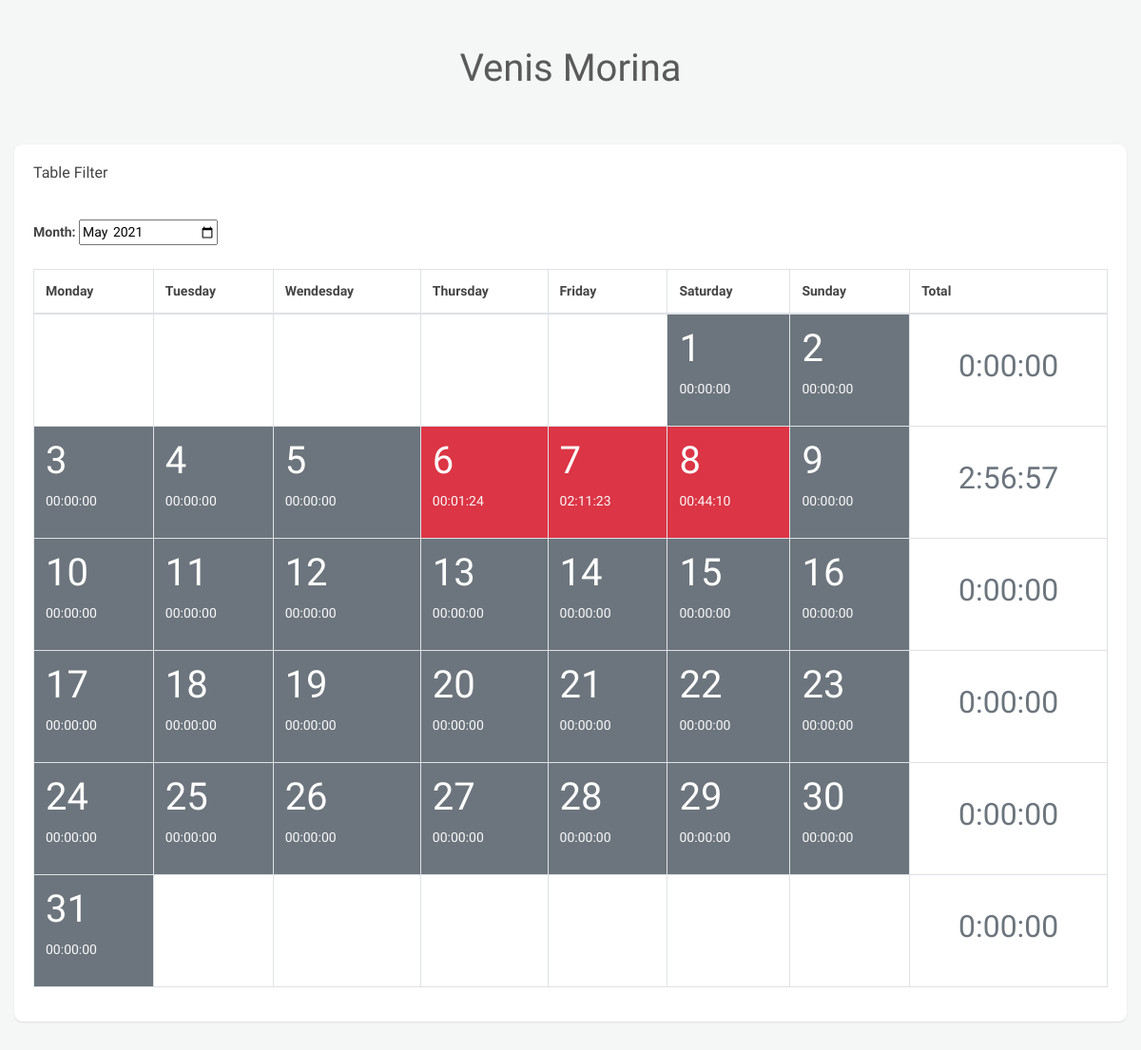
/user/45, run on an earlier commit of the app's database.
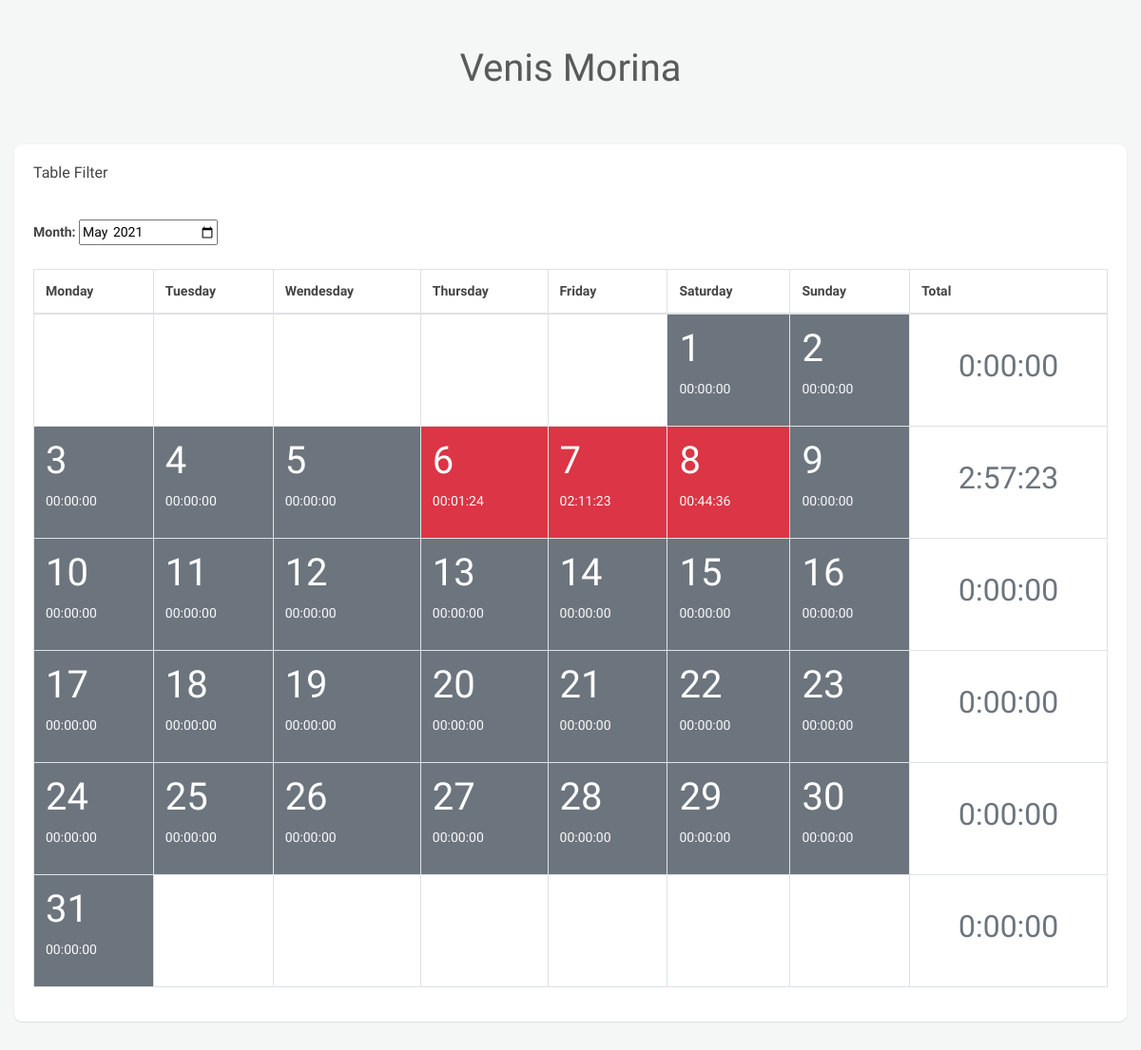
And on a later commit of the database.
### sendreq/models.py (models this page shows, shortened)
class Detection(models.Model):
    user = models.ForeignKey(myUser, on_delete=models.CASCADE)
    date = models.DateTimeField(default = None)
    image = models.ImageField(default='default.jpg', upload_to="detections")
    type = models.IntegerField(default = 0)
    work_time = models.CharField(max_length = 11, default = "00:00:00")
    @classmethod
    def get_last(self, user, date = datetime.date(datetime.now())):
        return self.objects.filter(date__date = date, user = user).last()

### cpanel/views.py (the view)
# urls.py: path('user/<int:pk>', views.User, name = "cpanel-user"),
def User(request,pk):
    user = myUser.objects.filter(pk=pk).first()
    title = user.name
    year = datetime.now().year
    month = datetime.now().month
    if month < 10:
        month_year = str(year) + "-0" + str(month)
    else:
        month_year = str(year) + "-" + str(month)
    if request.POST:
        month_year = request.POST['month']
        month = int(month_year.split("-")[1])
        year = int(month_year.split("-")[0])
    data = []
    weeks = calendar.monthcalendar(year, month)
    for days in weeks:
        week = {}
        i = 0
        total = timedelta(0)
        for day in days:
            i += 100
            if day == 0:
                week[i] = "0"
            else:
                time = user.today_time(date(year, month, day))
                week[day] = time
                total = total + timedelta(hours=int(time.split(":")[0]), minutes=int(time.split(":")[1]), seconds=int(time.split(":")[2]))
        week["Total"] = str(total)
        data.append(week)
    context = {"data" : data, "user" : user, "month" : month_year, "title": title }
    return render(request, 'cpanel/user.html', context)

### cpanel/templatetags/method.py (called while the page is built)
@register.simple_tag
def call_method(obj, method_name, *args):
    method = getattr(obj, method_name)
    return method(*args)

### sendreq/functions.py (called while the page is built)
def time_to_float(time, datetime = False):
    if datetime:
        time = time_to_str(time)
    return float(time.replace(":",""))

### sendreq/models.py (called while the page is built)
    def today_time(self, date = datetime.now()):
        try:
            return Detection.get_last(self, date).work_time
        except:
            return "00:00:00"

    def today_type(self, time = None):
        if time == None:
            time = self.today_time()
        time = time_to_float(time)
        if time == 0:
            return 0
        if time >= time_to_float(self.work_hours) * 0.9:
            return 1
        elif time >= time_to_float(self.work_hours) * 0.6:
            return 2
        else:
            return 3

    def today_time_color(self, time = None):
        if time == None:
            time = self.today_time()
        array = ["secondary","success","warning","danger"]
        return array[self.today_type(time)]

### cpanel/templates/cpanel/user.html (shortened to what this page needs)
{% extends 'cpanel/main.html' %}
{% block content %}
{% load method %}
    <div id="content mt-10">
        <div class="">
            <div class="clearfix mt-10">
                <div class="col-lg-12 ">
                    <div class="card">
                        <div class="header">
                            <h2>Table Filter</h2>
                        </div>
                        <div class="body">
                            <form id="monthForm" method="post">
                                <label for="start">Month:</label>
                                <input required type="month" onchange="submitMonthForm()" id="month" name="month" value="{{ month }}">
                            </form>
                            <div class="table-responsive m-t-20">
                                <table class="table table-bordered">
                                    <thead>
                                        <tr>
                                            <th>
                                                Monday
                                            </th>
                                            <th>
                                                Tuesday
                                            </th>
                                            <th>
                                                Wendesday
                                            </th>
                                            <th>
                                                Thursday
                                            </th>
                                            <th>
                                                Friday
                                            </th>
                                            <th>
                                                Saturday
                                            </th>
                                            <th>
                                                Sunday
                                            </th>
                                            <th>
                                                Total
                                            </th>
                                        </tr>
                                    </thead>
                                    <tbody>
                                        {% for week in data %}
                                           <tr data-status="approved">
                                                {% for day, time in week.items %}
                                                    {% if time == '0' %}
                                                        <td></td>
                                                    {% elif day == 'Total' %}
                                                        <td class="text-center">
                                                            <p class="text-secondary h2"> {{ time }} </p>
                                                        </td>
                                                    {% else %}
                                                            <td class="btn-{% call_method user 'today_time_color' time %} btn-circle text-white">
                                                                <a href="{% url 'cpanel-detections' %}/{{user.id}}/{{month}}-{{day}}">
                                                                    <p class="text-white h1"> {{ day }} </p>
                                                                    <p class="text-light">{{ time }}</p>
                                                                </a>
                                                            </td>
                                                    {% endif %}
                                                {% endfor %}
                                            </tr>
                                        {% endfor %}
                                    </tbody>
                                </table>
                            </div>
                        </div>
                    </div>
                </div>
            </div>
        </div>
    </div>
    {% endblock content %}

What changed in the data, as far as the page shows it:
no longer on this page (row unchanged): Detection: week "00:44:10"
added Detection: week "00:44:36"
Also different on the page:
list line gone: "8 2:56:57"
new list line: "8 2:57:23"
